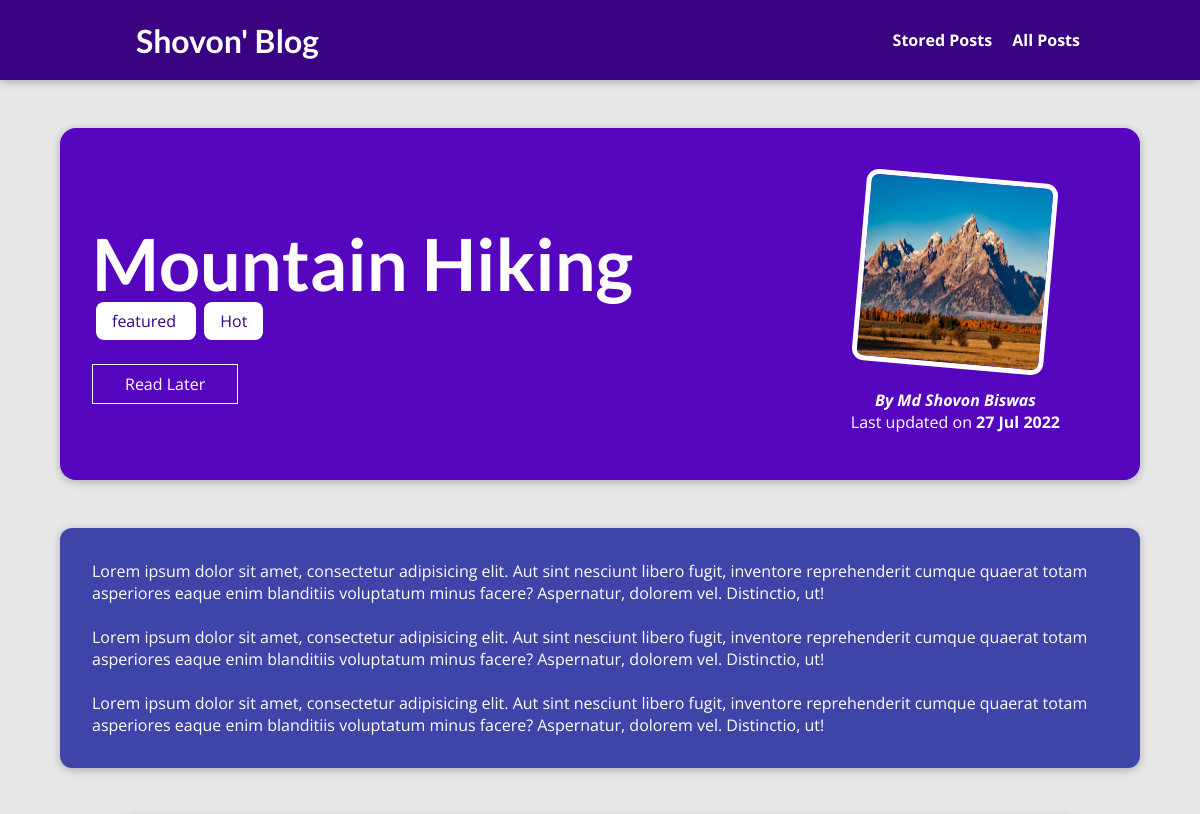
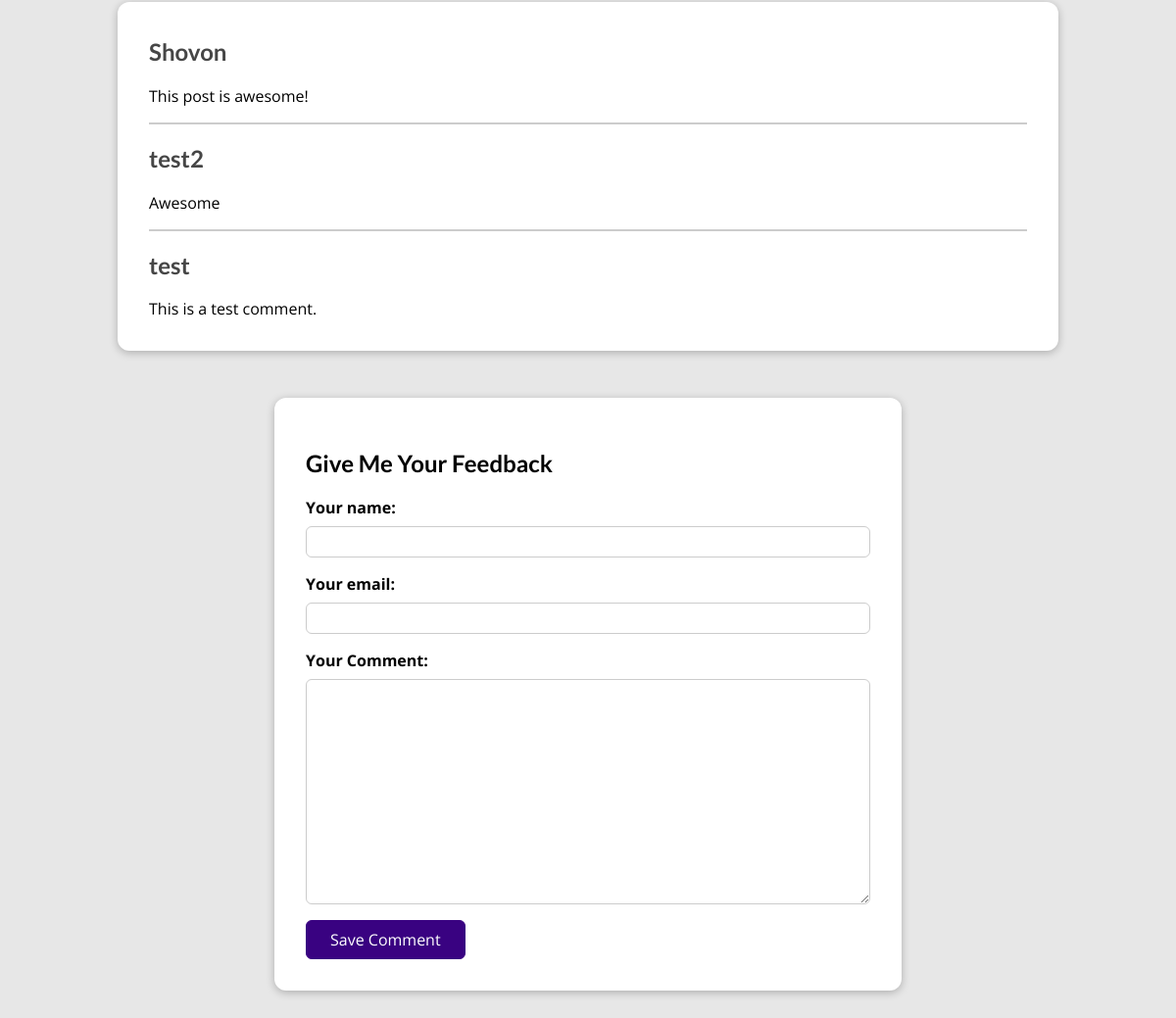
The page /posts/hike-in-the-mountains on the database its author committed (2 pictures, top to bottom).
### blog/models.py (models this page shows, shortened)
class Post(models.Model):
    title = models.CharField(max_length=100)
    excerpt = models.TextField(max_length=100)
    image = models.ImageField(upload_to = "posts", null = True)
    date = models.DateField(auto_now=True)
    slug = models.SlugField(unique=True, db_index=True)
    content = models.TextField(validators=[MinLengthValidator(10)])
    author = models.ForeignKey(
        Author, on_delete=models.SET_NULL, null= True, related_name = "posts")
    tag = models.ManyToManyField(Tag)

class Tag(models.Model):
    captions = models.CharField(max_length=20)

class Author(models.Model):
    first_name = models.CharField(max_length=100)
    last_name = models.CharField(max_length=100)
    email = models.EmailField()
    def full_name(self):
        return f'{self.first_name} {self.last_name}'
    def __str__(self):
        return self.full_name()

class Comment(models.Model):
    user_name = models.CharField(max_length=50)
    user_email = models.EmailField(max_length=50)
    text = models.TextField(max_length= 400)
    post = models.ForeignKey(
        Post, on_delete = models.CASCADE, related_name = "comments")

### blog/views.py (the view, shortened to what this page needs)
# urls.py: path('posts/<slug:slug>', views.SinglePageView.as_view(), name="post-detail-page"),
class SinglePageView(View):
    def is_stored_post(self,request, post_id):
        stored_posts = request.session.get("stored_posts")
        if stored_posts is not None:
            is_saved_for_later = post_id in stored_posts
        else:
            is_saved_for_later = False
        return is_saved_for_later
    def get(self, request, slug):
        post = Post.objects.get(slug=slug)
        context = {
            "post": post,
            "post_tags":post.tag.all(),
            "comment_form": CommentForm(),
            "comments": post.comments.all().order_by('-id'),
            "saved_for_later": self.is_stored_post(request, post.id)
        }
        return render(request, 'blog/post-details.html', context)

### blog/forms.py
class CommentForm(forms.ModelForm):
    class Meta:
        model = Comment
        exclude = ["post"]
        labels = {
            "user_name": "Your name",
            "user_email": "Your email",
            "text": "Your Comment"
        }

### blog/templates/blog/post-details.html (shortened to what this page needs)
{% extends 'base.html' %} {%load static%}  {%block css_files%}
<link rel="stylesheet" href="{% static 'blog/post-detail.css' %}" />
{% endblock %} {%block content%}
<section id="summary">
  <h2>{{post.title}}</h2>
  <div>
    {% for tag in post_tags %}
    <span class="tag"> {{tag.captions}} </span>
    {% endfor %}
  </div>
  <div class="read-later">
    <form action="{% url 'read-later'%} " method="POST">
      <button>
        {% if saved_for_later %}
          Remove from "Read Later"
        {% else %}
          Read Later
        {% endif %}
      </button>
    </form>
  </div>
  <article>
    <img src="{{ post.image.url }}" alt="{{post.title}}" />
    <address>
      By
      <a href="mailto:{{ post.author.email_address}}"> {{post.author|title}}</a>
    </address>
    <div>Last updated on <time> {{post.date|date:"d M Y"}}</time></div>
  </article>
</section>
<main id="para">{{post.content|linebreaks}}</main>
<section id="comment">
  <ul>
    {% for comment in comments%}
    <li>
      <h2>{{comment.user_name}}</h2>
      <p>{{comment.text | linebreaks}}</p>
    </li>
    {%endfor %}
  </ul>
</section>
<section id="comment_form">
  <h2>Give Me Your Feedback</h2>
  <form action="{% url 'post-detail-page' post.slug %}" method="POST">
    {% csrf_token %} {% for form_field in comment_form%}
    <div class="form-control {% if form_field.errors %} invalid {% endif %}">
      {{ form_field.label_tag }} {{ form_field }} {{ form_field.errors }}
    </div>
    {% endfor %}
    <button>Save Comment</button>
  </form>
</section>
{% endblock %}

### templates/base.html (shortened to what this page needs)
{% load static%}
<!DOCTYPE html>
<html lang="en">
  <head>
    <link rel="stylesheet" href="{% static 'app.css' %}" />
    {% block css_files %}{% endblock %}
  </head>
  <body>
    <header id="main-navigation">
      <h1><a href="{% url 'starting-page'%}">Shovon' Blog</a></h1>
      <nav>
        <a href="{%url 'read-later'%}">Stored Posts</a>
        <a href="{%url 'posts-page'%}">All Posts</a>
      </nav>
    </header>
    {%block content %}{% endblock %}
  </body>
</html>

### static/app.css (style rules this page uses)
* { box-sizing: border-box; }
html { font-family: "Open Sans", "Lato", sans-serif; }
body { margin: 0; }
h1, h2, h3 { font-family: "Lato", sans-serif; font-weight: bold; }
#main-navigation { width: 100%; height: 5rem; display: flex; justify-content: space-between; align-items: center; padding: 0 10%; position: absolute; top: 0; left: 0; }
#main-navigation a { text-decoration: none; color: #fff; font-weight: bold; margin-left: 1rem; }

### blog/static/blog/post-detail.css (style rules this page uses)
body { background-color: #e7e7e7; }
#main-navigation { background-color: #390281; box-shadow: 0 2px 8px rgba(0, 0, 0, 0.25); }
#summary { margin: 8rem auto 3rem auto; padding: 2rem; width: 90%; max-width: 90rem; border-radius: 16px; background-color: #5706c0; position: relative; box-shadow: 0 2px 8px rgba(0, 0, 0, 0.25); height: 22rem; }
#summary h2 { color: #fff; font-size: 4.5rem; margin-bottom: 0.25rem; }
#summary article { position: absolute; top: 2rem; right: 3rem; padding: 1rem 2rem; border-radius: 12px; text-align: center; color: white; }
#summary article img { width: 12rem; height: 12rem; border-radius: 12px; transform: rotateZ(5deg); border: 5px solid #fff; margin-bottom: 1rem; }
#summary address { font-weight: bold; }
#summary a { color: #fff; text-decoration: none; }
#summary time { font-weight: bold; }
#para { margin: 3rem auto; width: 90%; max-width: 90rem; border-radius: 12px; background-color: #3f44a8; box-shadow: 0 2px 8px rgba(0, 0, 0, 0.25); padding: 1rem 2rem; color: #fff; }
.tag { background-color: #fff; color: #390281; padding: 0.5rem 1rem; margin: 4px; border-radius: 8px; }
#comment_form button { font: inherit; background-color: #390281; color: white; border: 1px solid #390281; padding: 0.5rem 1.5rem; border-radius: 6px; cursor: pointer; }
#comment_form { margin: 3rem auto; width: 90%; max-width: 40rem; border-radius: 12px; background-color: white; box-shadow: 0 2px 8px rgba(0, 0, 0, 0.25); padding: 2rem; }
.form-control { margin-bottom: 1rem; }
.form-control label { font-weight: bold; margin-bottom: 0.5rem; display: block; }
.form-control input, .form-control textarea { display: block; width: 100%; font: inherit; padding: 0.25rem; border-radius: 6px; border: 1px solid #ccc; }
#comment { margin: 3rem auto; width: 90%; max-width: 60rem; border-radius: 12px; background-color: white; box-shadow: 0 2px 8px rgba(0, 0, 0, 0.25); padding: 1rem 2rem; }
#comment ul { list-style: none; margin: 0; padding: 0; }
#comment li { margin-bottom: 1rem; border-bottom: 2px solid #ccc; }
#comment li:last-of-type { border-bottom: none; }
#comment h2 { color: #464646; }
.read-later { margin: 2rem 0; }
.read-later button { background-color: transparent; border: 1px solid white; padding: 0.5rem 2rem; font: inherit; color: white; }

### rows shown on the page
Post: title "Mountain Hiking", image (picture), author "Md Shovon Biswas", date "27 Jul 2022", content "Lorem ipsum dolor sit amet, consectetur adipisicing elit. Aut sint nesciunt libero fugit, inventore reprehenderit cumque quaerat totam asperiores eaque enim blanditiis voluptatum minus facere? Aspernatur, dolorem vel. Distinctio, ut! Lorem ipsum dolor sit amet, consectetur adipisicing elit. Aut sint nesciunt libero fugit, inventore reprehenderit cumque quaerat totam asperiores eaque enim blanditiis voluptatum minus facere? Aspernatur, dolorem vel. Distinctio, ut! Lorem ipsum dolor sit amet, consectetur adipisicing elit. Aut sint nesciunt libero fugit, inventore reprehenderit cumque quaerat totam asperiores eaque enim blanditiis voluptatum minus facere? Aspernatur, dolorem vel. Distinctio,…"
Tag: captions "featured"
Tag: captions "Hot"
Comment: user_name "Shovon", text "This post is awesome!"
Comment: user_name "test2", text "Awesome"
Comment: user_name "test", text "This is a test comment."
